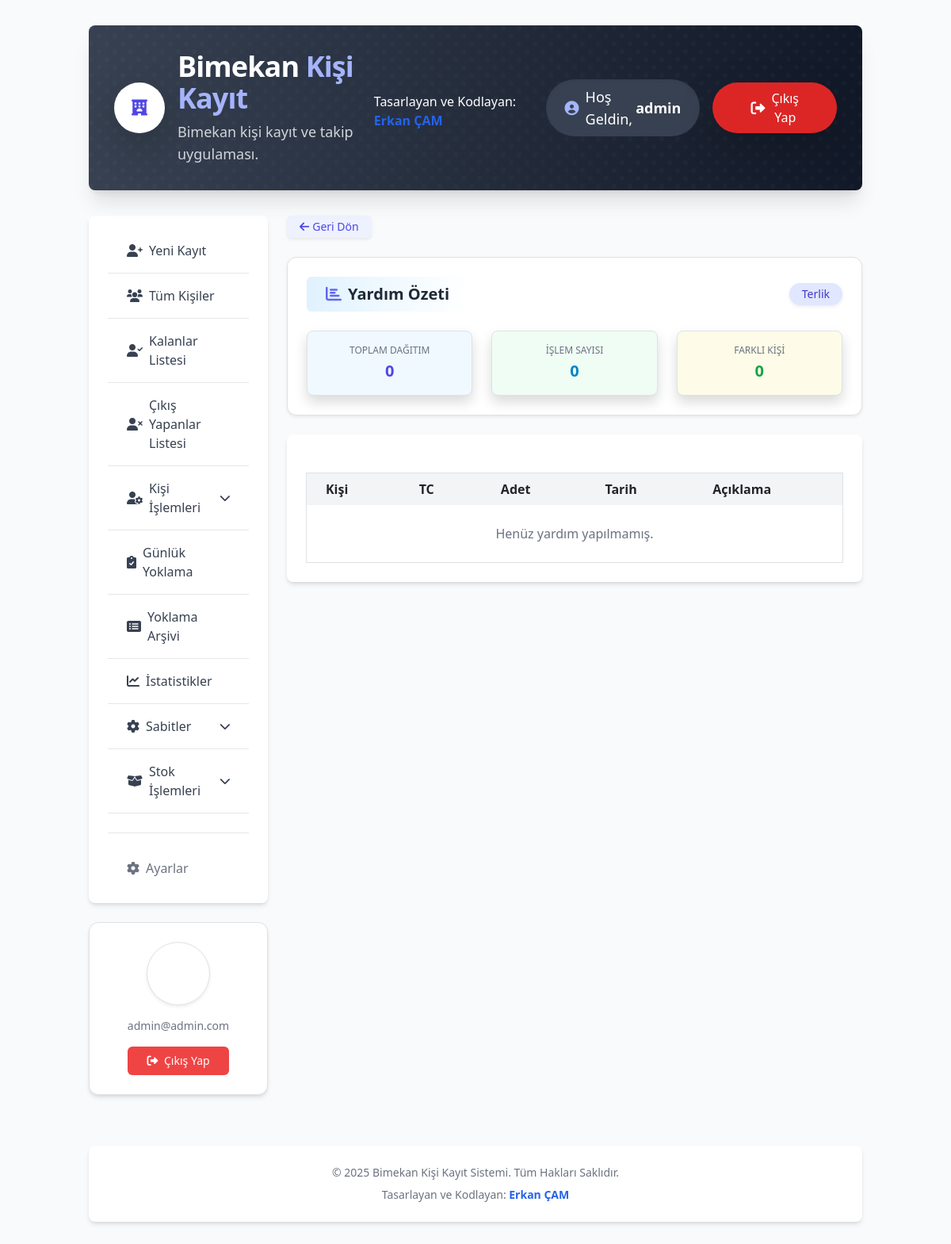
/yardim-gecmisi/1/ (signed in), run on an earlier commit of the app's database.
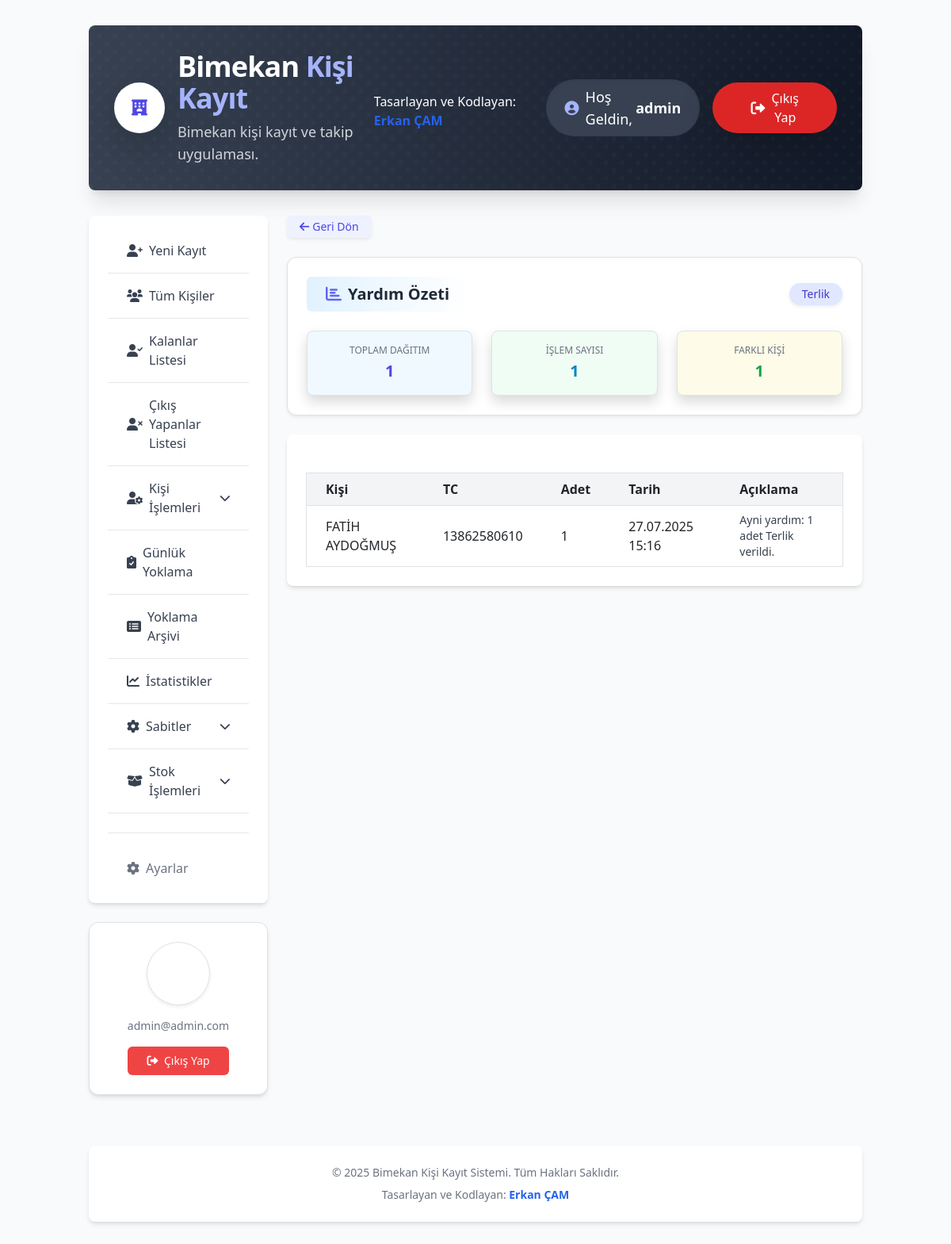
And on a later commit of the database.
### kayitlar/models.py (models this page shows, shortened)
class Islem(models.Model):
    misafir = models.ForeignKey(
        Misafir,
        on_delete=models.CASCADE,
        related_name='islemler',
        verbose_name="İlgili Misafir"
    )
    islem_no = models.CharField(
        max_length=35,
        unique=True,
        verbose_name="İşlem Numarası",
        help_text="Otomatik oluşturulan benzersiz işlem numarası"
    )
    islem_turu = models.ForeignKey(
        IslemTuru,
        on_delete=models.PROTECT,
        verbose_name="İşlem Türü"
    )
    islem_zamani = models.DateTimeField(
        default=timezone.now,  # Varsayılan değer olarak şu anki zamanı ayarlayın
        verbose_name="İşlem Zamanı"
    )
    kurum = models.ForeignKey(
        Kurum, on_delete=models.SET_NULL, null=True, blank=True, related_name="islemler")
    aciklama = models.TextField(
        blank=True,
        null=True,
        verbose_name="İşlem Açıklaması",
        help_text="Yapılan işlemle ilgili detaylı açıklama"
    )
    tutar = models.DecimalField(
        max_digits=10,
        decimal_places=2,
        default=0.00,
        verbose_name="Tutar",
        help_text="Yapılan işlemin tutarı"
    )
    urun = models.ForeignKey(
        'GiyimUrunu',
        on_delete=models.SET_NULL,
        null=True,
        blank=True,
        verbose_name="Verilen Ayni Ürün",
        help_text="Eğer işlem türü 'Ayni Yardım' ise verilen ürün"
    )
    miktar = models.PositiveIntegerField(
        null=True,
        blank=True,
        verbose_name="Verilen Ayni Miktar",
        help_text="Eğer işlem türü 'Ayni Yardım' ise verilen ürünün miktarı"
    )
    class Meta:
        verbose_name = "İşlem"
        verbose_name_plural = "İşlemler"
        ordering = ['-islem_zamani']

class Misafir(models.Model):
    DURUM_SECENEKLERI = [
        ('AKTIF', 'Aktif'),
        ('PASIF', 'Pasif'),
    ]
    SOSYAL_GUVENCE_CHOICES = [
        ('SGK', 'SGK'),
        ('BAGKUR', 'Bağkur'),
        ('EMEKLI_SANDIGI', 'Emekli Sandığı'),
        ('YOK', 'Yok'),
        ('DIGER', 'Diğer'),
    ]
    dosya_no = models.CharField(
        max_length=30,
        unique=True,
        verbose_name="Dosya No",
        help_text="Kişiye özel benzersiz dosya numarası"
    )
    ad = models.CharField(max_length=100, verbose_name="Adı")
    soyad = models.CharField(max_length=100, verbose_name="Soyadı")
    tc_kimlik_no = models.CharField(
        max_length=11,
        unique=True,
        verbose_name="T.C. Kimlik No",
        help_text="11 haneli T.C. Kimlik Numarası"
    )
    giris_tarihi = models.DateTimeField(
        default=timezone.now,
        verbose_name="Giriş Tarihi"
    )
    cikis_tarihi = models.DateTimeField( # Misafir modeline taşındı
        blank=True,
        null=True,
        verbose_name="Çıkış Tarihi"
    )
    cikis_nedeni = models.TextField( # Misafir modeline taşındı
        verbose_name="Son Çıkış Nedeni",
        blank=True,
        null=True,
        help_text="Kişinin en son çıkış yapma nedeni."
    )
    dogum_tarihi = models.DateField(verbose_name="Doğum Tarihi")
    dogum_yeri = models.CharField(max_length=100, verbose_name="Doğum Yeri")
    telefon = models.CharField(
        max_length=20,
        blank=True,
        null=True,
        verbose_name="Telefonu"
    )
    durum = models.CharField(
        max_length=10,
        choices=DURUM_SECENEKLERI,
        default='AKTIF',
        verbose_name="Durum Bilgisi"
    )
    yatak_no = models.ForeignKey(
        Yatak,
        on_delete=models.SET_NULL,
        blank=True,
        null=True,
        verbose_name="Yatak Numarası",
        help_text="Kişinin kaldığı yatak numarası"
    )
    adres = models.TextField(
        blank=True,
        null=True,
        verbose_name="Adresi"
    )
    sosyal_guvence = models.ForeignKey(
        SosyalGuvence,
        on_delete=models.SET_NULL,
        blank=True,
        null=True,
        verbose_name="Sosyal Güvencesi"
    )
    fotograf = models.ImageField(
        upload_to='misafir_fotograflari/',
        blank=True,
        null=True,
        verbose_name="Kişi Fotoğrafı"
    )
    beyan = models.TextField(
        blank=True,
        null=True,
        verbose_name="Kişinin Beyanı",
        help_text="Kişinin kendi beyanı veya önemli notlar"
    )
    class Meta:
        verbose_name = "Misafir"
        verbose_name_plural = "Misafirler"
        ordering = ['-giris_tarihi']

### kayitlar/views.py (the view)
# urls.py: path('yardim-gecmisi/<int:urun_id>/', views.yardim_gecmisi, name='yardim_gecmisi'),
@login_required
def yardim_gecmisi(request, urun_id):
    urun = get_object_or_404(GiyimUrunu, pk=urun_id)
    try:
        ayni_yardim_turu = IslemTuru.objects.get(ad__iexact='Ayni Yardım')
    except IslemTuru.DoesNotExist:
        ayni_yardim_turu = None
        yardimlar = Islem.objects.none()
        toplam_miktar = 0
        yardim_sayisi = 0 # Yeni eklendi
        kisi_sayisi = 0 # Yeni eklendi
    if ayni_yardim_turu:
        yardimlar = Islem.objects.filter(
            islem_turu=ayni_yardim_turu,
            urun=urun,
            miktar__isnull=False,
            miktar__gt=0
        ).order_by("-islem_zamani")
        toplam_miktar = yardimlar.aggregate(toplam=Sum("miktar"))["toplam"] or 0
        yardim_sayisi = yardimlar.count() # Yeni eklendi
        kisi_sayisi = yardimlar.values('misafir').distinct().count() # Yeni eklendi
    context = {
        "urun": urun,
        "yardimlar": yardimlar,
        "toplam_miktar": toplam_miktar,
        "yardim_sayisi": yardim_sayisi, # Yeni eklendi
        "kisi_sayisi": kisi_sayisi,     # Yeni eklendi
        "title": f"{urun.ad} Yardım Geçmişi",
    }
    return render(request, "bimekan/yardim_gecmisi.html", context)

### kayitlar/models.py (called while the page is built)
    def __str__(self):
        return self.isim

### templates/bimekan/yardim_gecmisi.html (shortened to what this page needs)
{% extends 'bimekan/base.html' %}
{% block content %}
<a href="{% url 'stok_raporu' %}" class="inline-flex mb-4 items-center text-sm font-medium text-indigo-600 hover:text-indigo-800 bg-indigo-50 hover:bg-indigo-100 px-3 py-1 rounded-md shadow-sm">
    <i class="fas fa-arrow-left mr-1"></i> Geri Dön
</a>
<div class="bg-white border rounded-xl shadow-sm p-6 mb-6">
    <div class="flex items-center justify-between mb-4">
        <h3 class="text-xl font-bold text-gray-800 bg-gradient-to-r from-sky-100 via-sky-50 to-white px-4 py-2 rounded-md flex items-center gap-2">
            <i class="fas fa-chart-bar text-indigo-500"></i> Yardım Özeti
        </h3>
        <span class="inline-flex items-center px-3 py-1 text-sm bg-indigo-100 text-indigo-700 rounded-full shadow-sm font-medium">
            {{ urun.ad }}
        </span>
    </div>
    <div class="grid grid-cols-1 md:grid-cols-3 gap-4 text-center text-sm text-gray-700">
        <div class="bg-sky-50 rounded-lg border px-4 py-3 shadow hover:shadow-md transition">
            <div class="text-xs text-gray-500 uppercase mb-1">Toplam Dağıtım</div>
            <div class="text-xl font-bold text-indigo-600">{{ toplam_miktar }}</div>
        </div>
        <div class="bg-green-50 rounded-lg border px-4 py-3 shadow hover:shadow-md transition">
            <div class="text-xs text-gray-500 uppercase mb-1">İşlem Sayısı</div>
            <div class="text-xl font-bold text-sky-600">{{ yardim_sayisi }}</div>
        </div>
        <div class="bg-yellow-50 rounded-lg border px-4 py-3 shadow hover:shadow-md transition">
            <div class="text-xs text-gray-500 uppercase mb-1">Farklı Kişi</div>
            <div class="text-xl font-bold text-green-600">{{ kisi_sayisi }}</div>
        </div>
    </div>
</div>
<div class="bg-white rounded-lg shadow-md p-6">
    <table class="w-full mt-4 border rounded-md">
        <thead>
            <tr class="bg-gray-100">
                <th class="px-4 py-2 text-left">Kişi</th>
                <th class="px-4 py-2">TC</th>
                <th class="px-4 py-2">Adet</th>
                <th class="px-4 py-2">Tarih</th>
                <th class="px-4 py-2">Açıklama</th>
            </tr>
        </thead>
        <tbody>
            {% for islem in yardimlar %}
                <tr class="border-t">
                    <td class="px-4 py-2">{{ islem.misafir.ad }} {{ islem.misafir.soyad }}</td>
                    <td class="px-4 py-2">{{ islem.misafir.tc_kimlik_no }}</td>
                    <td class="px-4 py-2">{{ islem.miktar }}</td>
                    <td class="px-4 py-2">{{ islem.islem_zamani|date:"d.m.Y H:i" }}</td>
                    <td class="px-4 py-2 text-sm text-gray-700">{{ islem.aciklama }}</td>
                </tr>
            {% empty %}
                <tr><td colspan="5" class="text-center text-gray-500 px-4 py-4">Henüz yardım yapılmamış.</td></tr>
            {% endfor %}
        </tbody>
    </table>
</div>
{% endblock %}

What changed in the data, as far as the page shows it:
added Islem: misafir.ad "FATİH", misafir.soyad "AYDOĞMUŞ", misafir.tc_kimlik_no "13862580610", miktar "1", islem_zamani "27.07.2025 15:16", aciklama "Ayni yardım: 1 adet Terlik verildi."
Also different on the page:
{{ toplam_miktar }}: "0" → "1"
{{ yardim_sayisi }}: "0" → "1"
{{ kisi_sayisi }}: "0" → "1"
text no longer shown: "Henüz yardım yapılmamış."
